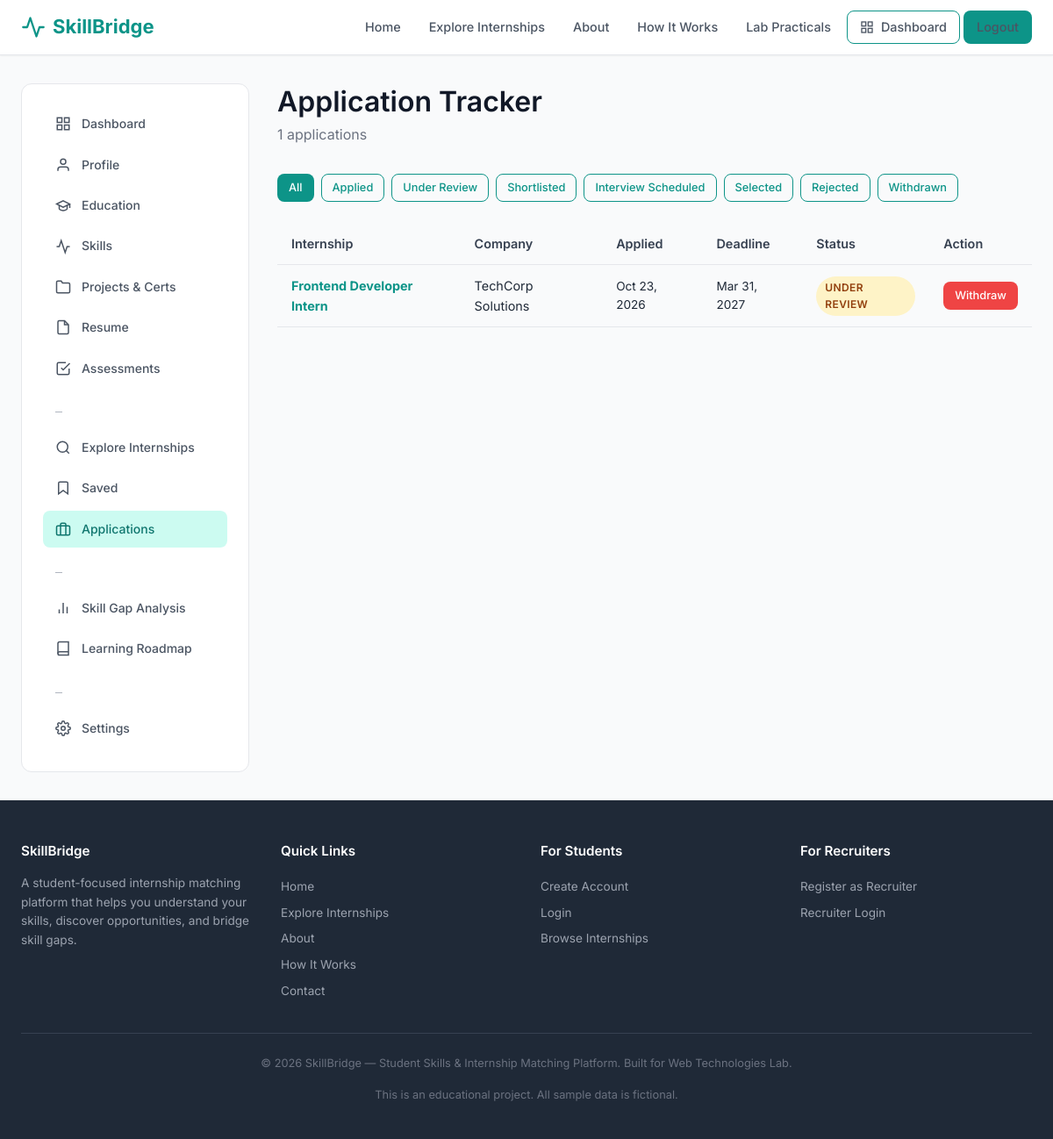
Page /student/applications.php (signed in) on the committed database.
### tables this page shows
CREATE TABLE applications (
    id INT AUTO_INCREMENT PRIMARY KEY,
    student_profile_id INT NOT NULL,
    internship_id INT NOT NULL,
    status ENUM('applied', 'under_review', 'shortlisted', 'interview_scheduled', 'selected', 'rejected', 'withdrawn') NOT NULL DEFAULT 'applied',
    cover_note TEXT DEFAULT NULL,
    applied_at TIMESTAMP DEFAULT CURRENT_TIMESTAMP,
    updated_at TIMESTAMP DEFAULT CURRENT_TIMESTAMP ON UPDATE CURRENT_TIMESTAMP,
    recruiter_notes TEXT DEFAULT NULL,
    UNIQUE KEY uk_application (student_profile_id, internship_id),
    FOREIGN KEY (student_profile_id) REFERENCES student_profiles(id) ON DELETE CASCADE,
    FOREIGN KEY (internship_id) REFERENCES internships(id) ON DELETE CASCADE,
    INDEX idx_status (status),
    INDEX idx_internship (internship_id)
);

CREATE TABLE internships (
    id INT AUTO_INCREMENT PRIMARY KEY,
    recruiter_profile_id INT NOT NULL,
    title VARCHAR(200) NOT NULL,
    description TEXT NOT NULL,
    responsibilities TEXT DEFAULT NULL,
    eligibility TEXT DEFAULT NULL,
    eligible_degrees VARCHAR(255) DEFAULT NULL,     
    eligible_branches VARCHAR(255) DEFAULT NULL,    
    min_graduation_year INT DEFAULT NULL,
    max_graduation_year INT DEFAULT NULL,
    location VARCHAR(150) DEFAULT NULL,
    work_mode ENUM('remote', 'hybrid', 'onsite') DEFAULT 'remote',
    stipend_min INT DEFAULT 0,
    stipend_max INT DEFAULT 0,
    is_paid TINYINT(1) DEFAULT 1,
    duration VARCHAR(100) DEFAULT NULL,
    openings INT DEFAULT 1,
    application_instructions TEXT DEFAULT NULL,
    start_date DATE DEFAULT NULL,
    application_deadline DATE DEFAULT NULL,
    status ENUM('draft', 'active', 'closed', 'expired') DEFAULT 'active',
    career_category VARCHAR(100) DEFAULT NULL,
    is_sample TINYINT(1) DEFAULT 0,    
    created_at TIMESTAMP DEFAULT CURRENT_TIMESTAMP,
    updated_at TIMESTAMP DEFAULT CURRENT_TIMESTAMP ON UPDATE CURRENT_TIMESTAMP,
    FOREIGN KEY (recruiter_profile_id) REFERENCES recruiter_profiles(id) ON DELETE CASCADE,
    INDEX idx_status (status),
    INDEX idx_deadline (application_deadline),
    INDEX idx_career (career_category)
);

CREATE TABLE recruiter_profiles (
    id INT AUTO_INCREMENT PRIMARY KEY,
    user_id INT NOT NULL,
    company_name VARCHAR(200) DEFAULT NULL,
    company_website VARCHAR(255) DEFAULT NULL,
    company_description TEXT DEFAULT NULL,
    company_logo_path VARCHAR(255) DEFAULT NULL,
    industry VARCHAR(100) DEFAULT NULL,
    company_size VARCHAR(50) DEFAULT NULL,
    location VARCHAR(150) DEFAULT NULL,
    phone VARCHAR(20) DEFAULT NULL,
    created_at TIMESTAMP DEFAULT CURRENT_TIMESTAMP,
    updated_at TIMESTAMP DEFAULT CURRENT_TIMESTAMP ON UPDATE CURRENT_TIMESTAMP,
    UNIQUE KEY uk_user (user_id),
    FOREIGN KEY (user_id) REFERENCES users(id) ON DELETE CASCADE
);

### includes/functions.php (called while the page is built, shortened)
<?php
function e(?string $str): string {
    return htmlspecialchars($str ?? '', ENT_QUOTES, 'UTF-8');
}
function cleanInput(?string $str): string {
    return trim(strip_tags($str));
}
function formatDate(?string $date, string $format = 'M d, Y'): string {
    $timestamp = strtotime($date);
    return $timestamp ? date($format, $timestamp) : 'N/A';
}
function statusBadgeClass(string $status): string {
    $map = [
        'applied'             => 'badge-info',
        'under_review'        => 'badge-warning',
        'shortlisted'         => 'badge-primary',
        'interview_scheduled' => 'badge-purple',
        'selected'            => 'badge-success',
        'rejected'            => 'badge-danger',
        'withdrawn'           => 'badge-secondary',
    ];
    return $map[$status] ?? 'badge-secondary';
}
function formatStatus(string $status): string {
    return ucwords(str_replace('_', ' ', $status));
}

### student/applications.php (the view, shortened to what this page needs)
<?php
require_once __DIR__.'/../config/database.php';require_once __DIR__.'/../includes/auth.php';require_once __DIR__.'/../includes/csrf.php';require_once __DIR__.'/../includes/functions.php';
requireRole('student');$db=getDB();$profileId=getStudentProfileId($db);
$statusFilter=cleanInput($_GET['status']??'');
$where='a.student_profile_id=?';$params=[$profileId];
$stmt=$db->prepare("SELECT a.*, i.title, i.application_deadline, rp.company_name FROM applications a JOIN internships i ON i.id=a.internship_id JOIN recruiter_profiles rp ON rp.id=i.recruiter_profile_id WHERE $where ORDER BY a.applied_at DESC");
$stmt->execute($params);$apps=$stmt->fetchAll();
include __DIR__.'/../includes/header.php';
?>
<div class="main-content"><div class="container"><div class="dashboard-layout"><?php include __DIR__.'/sidebar.php'; ?>
<div>
<div class="page-header"><h1>Application Tracker</h1><p><?php echo count($apps); ?> applications</p></div>
<div class="d-flex gap-1 flex-wrap mb-3">
<a href="/wtproject/student/applications.php" class="btn btn-sm <?php echo !$statusFilter?'btn-primary':'btn-outline'; ?>">All</a>
<?php foreach(['applied','under_review','shortlisted','interview_scheduled','selected','rejected','withdrawn'] as $st): ?>
<a href="/wtproject/student/applications.php?status=<?php echo $st; ?>" class="btn btn-sm <?php echo $statusFilter===$st?'btn-primary':'btn-outline'; ?>"><?php echo formatStatus($st); ?></a>
<?php endforeach; ?>
</div>
<?php if(empty($apps)): ?><div class="card"><div class="empty-state"><h3>No applications</h3><p>Start exploring and applying to internships!</p><a href="/wtproject/student/internships.php" class="btn btn-primary mt-2">Explore Internships</a></div></div>
<?php else: ?>
<div class="table-responsive"><table><thead><tr><th>Internship</th><th>Company</th><th>Applied</th><th>Deadline</th><th>Status</th><th>Action</th></tr></thead><tbody>
<?php foreach($apps as $a):$days=daysRemaining($a['application_deadline']); ?>
<tr>
<td><a href="/wtproject/student/internship-match.php?id=<?php echo (int)$a['internship_id']; ?>"><strong><?php echo e($a['title']); ?></strong></a></td>
<td><?php echo e($a['company_name']); ?></td>
<td class="text-sm"><?php echo formatDate($a['applied_at']); ?></td>
<td class="text-sm"><?php echo formatDate($a['application_deadline']); ?></td>
<td><span class="badge <?php echo statusBadgeClass($a['status']); ?>"><?php echo formatStatus($a['status']); ?></span></td>
<td><?php if(in_array($a['status'],['applied','under_review'])): ?>
<form method="POST" style="display:inline;" onsubmit="return confirm('Withdraw application?')"><button class="btn btn-sm btn-danger">Withdraw</button></form>
<?php else: ?>—<?php endif; ?></td>
</tr>
<?php endforeach; ?></tbody></table></div>
<?php endif; ?>
</div></div></div></div>
<?php include __DIR__.'/../includes/footer.php'; ?>

### assets/css/style.css (style rules this page uses)
:root { --primary: #0d9488; --primary-dark: #0f766e; --primary-light: #ccfbf1; --secondary: #4f46e5; --secondary-light: #e0e7ff; --accent: #f59e0b; --success: #10b981; --danger: #ef4444; --warning: #f59e0b; --info: #3b82f6; --purple: #8b5cf6; --gray-50: #f9fafb; --gray-100: #f3f4f6; --gray-200: #e5e7eb; --gray-300: #d1d5db; --gray-400: #9ca3af; --gray-500: #6b7280; --gray-600: #4b5563; --gray-700: #374151; --gray-800: #1f2937; --gray-900: #111827; --white: #ffffff; --font-sans: 'Inter', -apple-system, BlinkMacSystemFont, 'Segoe UI', Roboto, sans-serif; --font-mono: 'Fira Code', 'Consolas', monospace; --shadow-sm: 0 1px 2px 0 rgba(0,0,0,0.05); --shadow: 0 1px 3px 0 rgba(0,0,0,0.1), 0 1px 2px -1px rgba(0,0,0,0.1); --shadow-md: 0 4px 6px -1px rgba(0,0,0,0.1), 0 2px 4px -2px rgba(0,0,0,0.1); --shadow-lg: 0 10px 15px -3px rgba(0,0,0,0.1), 0 4px 6px -4px rgba(0,0,0,0.1); --radius: 8px; --radius-lg: 12px; --transition: all 0.2s ease; }
*, *::before, *::after { margin: 0; padding: 0; box-sizing: border-box; }
html { scroll-behavior: smooth; font-size: 16px; }
body { font-family: var(--font-sans); color: var(--gray-800); background-color: var(--gray-50); line-height: 1.6; min-height: 100vh; display: flex; flex-direction: column; }
a { color: var(--primary); text-decoration: none; transition: var(--transition); }
h1, h2, h3, h4, h5, h6 { color: var(--gray-900); font-weight: 600; line-height: 1.3; margin-bottom: 0.5em; }
h1 { font-size: 2rem; }
p { margin-bottom: 1rem; }
.container { width: 100%; max-width: 1200px; margin: 0 auto; padding: 0 1.5rem; }
.main-content { flex: 1; padding: 2rem 0; }
.btn { display: inline-flex; align-items: center; gap: 0.5rem; padding: 0.625rem 1.25rem; border: 1px solid transparent; border-radius: var(--radius); font-size: 0.9rem; font-weight: 500; cursor: pointer; transition: var(--transition); text-align: center; text-decoration: none; line-height: 1.4; font-family: inherit; }
.btn-primary { background: var(--primary); color: var(--white); }
.btn-outline { background: transparent; color: var(--primary); border-color: var(--primary); }
.btn-danger { background: var(--danger); color: var(--white); }
.btn-sm { padding: 0.375rem 0.75rem; font-size: 0.8rem; }
.badge { display: inline-flex; align-items: center; padding: 0.2rem 0.625rem; border-radius: 9999px; font-size: 0.75rem; font-weight: 600; text-transform: uppercase; letter-spacing: 0.03em; }
.badge-warning { background: #fef3c7; color: #92400e; }
.table-responsive { overflow-x: auto; -webkit-overflow-scrolling: touch; }
table { width: 100%; border-collapse: collapse; }
th, td { padding: 0.75rem 1rem; text-align: left; border-bottom: 1px solid var(--gray-200); font-size: 0.9rem; }
th { background: var(--gray-50); font-weight: 600; color: var(--gray-700); white-space: nowrap; }
.dashboard-layout { display: grid; grid-template-columns: 260px 1fr; gap: 2rem; min-height: calc(100vh - 140px); }
.sidebar-nav a svg { width: 18px; height: 18px; flex-shrink: 0; }
.page-header { margin-bottom: 2rem; }
.page-header h1 { margin-bottom: 0.25rem; }
.page-header p { color: var(--gray-500); margin-bottom: 0; }
.text-sm { font-size: 0.85rem; }
.mb-3 { margin-bottom: 1.5rem; }
.d-flex { display: flex; }
.flex-wrap { flex-wrap: wrap; }
.gap-1 { gap: 0.5rem; }

### rows in the picture
applications: internship.title "Frontend Developer Intern", recruiter_profiles.company_name "TechCorp Solutions", applied_at "Oct 23, 2026", internship.application_deadline "Mar 31, 2027", status "UNDER REVIEW"

### other values in the picture
$link[1] "Dashboard"
$link[1] "Profile"
$link[1] "Education"
$link[1] "Skills"
$link[1] "Projects & Certs"
$link[1] "Resume"
$link[1] "Assessments"
$link[1] "Explore Internships"
$link[1] "Saved"
$link[1] "Applications"
$link[1] "Skill Gap Analysis"
$link[1] "Learning Roadmap"
$link[1] "Settings"
count($apps) "1"
formatStatus($st) "Applied"
